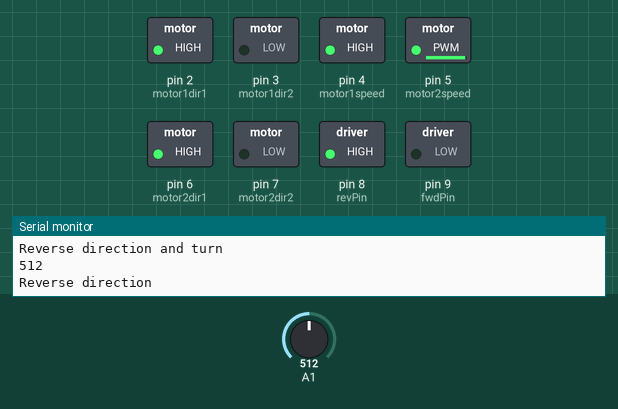
Recording of a sketch running on a simulated Arduino Uno, built with avr-gcc and run on an emulated ATmega328P. On the bench: switched loads named in the sketch (green lamp = pin HIGH), the last lines printed to the serial monitor. The test bench sets the inputs (shaded band); at power-on: A1 = 512.

Above: at 4.8 s.
4.9 s: A1 set to 486
At 7.4 s:
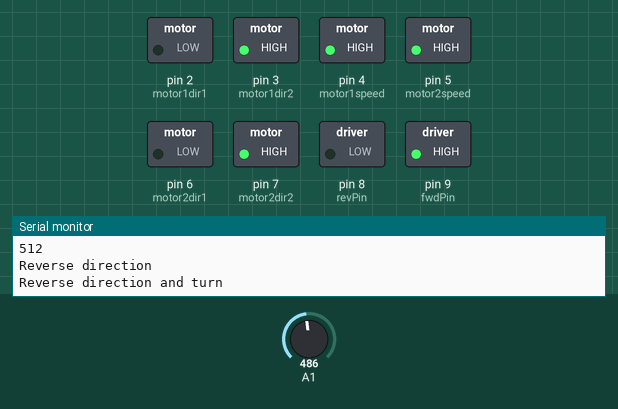
9.5 s: A1 set to 510
At 12.1 s:
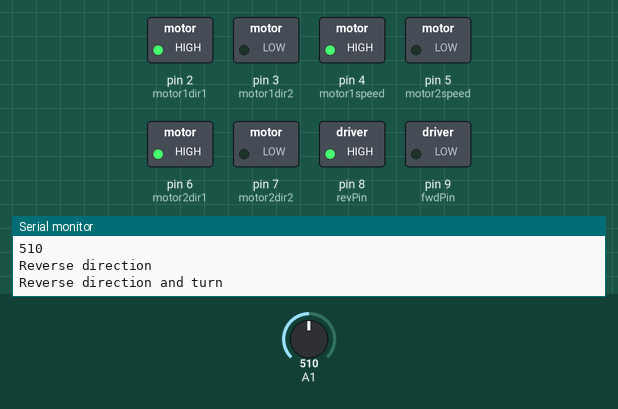
18.0 s: A1 set to 490
At 20.6 s:
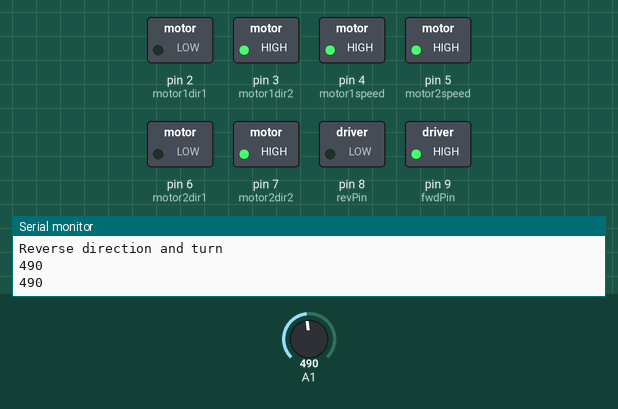
22.6 s: A1 set to 511
At 23.4 s:
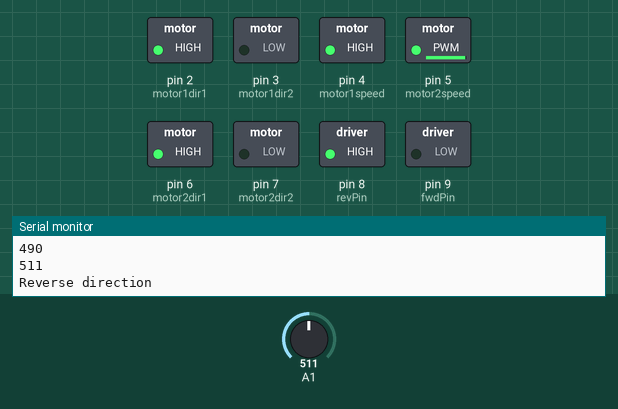
Timing chart, 0 to 32.3 s (numbered marks = the images above; inputs shaded):
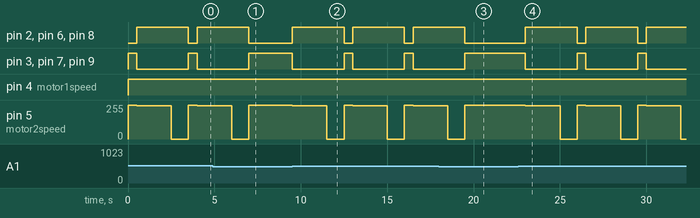

Measured:
- the behaviour switches between 501 and 500 on A1 (found by bisection; images 0 and 1)
- after the input at 4.9 s, pin 2 (motor1dir1), pin 6 (motor2dir1), pin 8 (revPin): goes on until 7.0 s, then stays LOW; pin 3 (motor1dir2), pin 7 (motor2dir2), pin 9 (fwdPin): goes on until 7.0 s, then stays HIGH; pin 5 (motor2speed): goes on until 7.0 s, then stays 255/255
- after the input at 9.5 s, pin 2 (motor1dir1): alternates HIGH for 3.0 s and LOW for 0.50 s, starting at once; pin 3 (motor1dir2): alternates HIGH for 0.50 s and LOW for 3.0 s, starting at once
- after the input at 18.0 s, pin 2 (motor1dir1), pin 6 (motor2dir1), pin 8 (revPin): goes on until 19.5 s, then stays LOW; pin 3 (motor1dir2), pin 7 (motor2dir2), pin 9 (fwdPin): goes on until 19.5 s, then stays HIGH; pin 5 (motor2speed): goes on until 19.5 s, then stays 255/255
- after the input at 22.6 s, pin 2 (motor1dir1): alternates HIGH for 3.0 s and LOW for 0.50 s, starting after 0.41 s; pin 3 (motor1dir2): alternates HIGH for 0.50 s and LOW for 3.0 s, starting after 0.41 s
- by itself, pin 3 (motor1dir2), pin 7 (motor2dir2), pin 9 (fwdPin): alternates HIGH for 0.50 s and LOW for 3.0 s

The sketch:

my_car_project.ino
```cpp
 const int motor1speed = 4;   // H-bridge enable pin
 const int motor1dir1 = 2;    // H-bridge leg 1
 const int motor1dir2 = 3;    // H-bridge leg 2

 const int motor2speed = 5;   // H-bridge enable pin
 const int motor2dir1 = 6;    // H-bridge leg 1
 const int motor2dir2 = 7;    // H-bridge leg 2

 const int revPin = 8; //tell that robot is reversing.
 const int fwdPin = 9; //tell that robot is moving forward

 int delay_in_sec = 500;

 const int flex_threshold = 500;

void fwd_direction()
{ //move in forward direction with set speed
      digitalWrite(fwdPin, HIGH);
      digitalWrite(revPin, LOW);

      digitalWrite(motor1dir1, LOW);   // set leg 1 of the H-bridge low
      digitalWrite(motor1dir2, HIGH);  // set leg 2 of the H-bridge high
      digitalWrite(motor2dir1, LOW);   // set leg 1 of the H-bridge low
      digitalWrite(motor2dir2, HIGH);  // set leg 2 of the H-bridge high

      analogWrite(motor1speed, 255);   //A value between 0 - 255
      analogWrite(motor2speed, 255);   //A value between 0 - 255
}

void rev_turn()
{ //move in reverse direction and turn
     Serial.print("Reverse direction and turn  \n"); //debugging

      digitalWrite(fwdPin, LOW);
      digitalWrite(revPin, HIGH);

      digitalWrite(motor1dir1, HIGH);   // set leg 1 of the H-bridge low
      digitalWrite(motor1dir2, LOW);  // set leg 2 of the H-bridge high
      digitalWrite(motor2dir1, HIGH);   // set leg 1 of the H-bridge low
      digitalWrite(motor2dir2, LOW);  // set leg 2 of the H-bridge high

      analogWrite(motor1speed, 255);   //A value between 0 - 255
      analogWrite(motor2speed, 0);   //A value between 0 - 255
}


void rev_direction()
{
  //move in reverse direction with set speed
      Serial.print("Reverse direction \n");  //debugging

      digitalWrite(fwdPin, LOW);
      digitalWrite(revPin, HIGH);

      digitalWrite(motor1dir1, HIGH);   // set leg 1 of the H-bridge low
      digitalWrite(motor1dir2, LOW);  // set leg 2 of the H-bridge high
      digitalWrite(motor2dir1, HIGH);   // set leg 1 of the H-bridge low
      digitalWrite(motor2dir2, LOW);  // set leg 2 of the H-bridge high

      analogWrite(motor1speed, 250);   //A value between 0 - 255
      analogWrite(motor2speed, 250);   //A value between 0 - 255
}


void setup()  {
    // set all the other pins you're using as outputs:
    Serial.begin(9600);  //initialize serial communication

    pinMode(motor1speed, OUTPUT);
    pinMode(motor1dir1, OUTPUT);
    pinMode(motor1dir2, OUTPUT);

    pinMode(motor2speed, OUTPUT);
    pinMode(motor2dir1, OUTPUT);
    pinMode(motor2dir2, OUTPUT);

    pinMode(fwdPin, OUTPUT);
    pinMode(revPin, OUTPUT);

}

void loop()  {

  fwd_direction();
  delay(delay_in_sec);

  int flex = analogRead(A1);

  Serial.println(flex);  //debugging

   if ( flex > flex_threshold)
    {
      rev_direction();
      delay(4*delay_in_sec);
      rev_turn();
      delay(2*delay_in_sec);
    }

}
```
